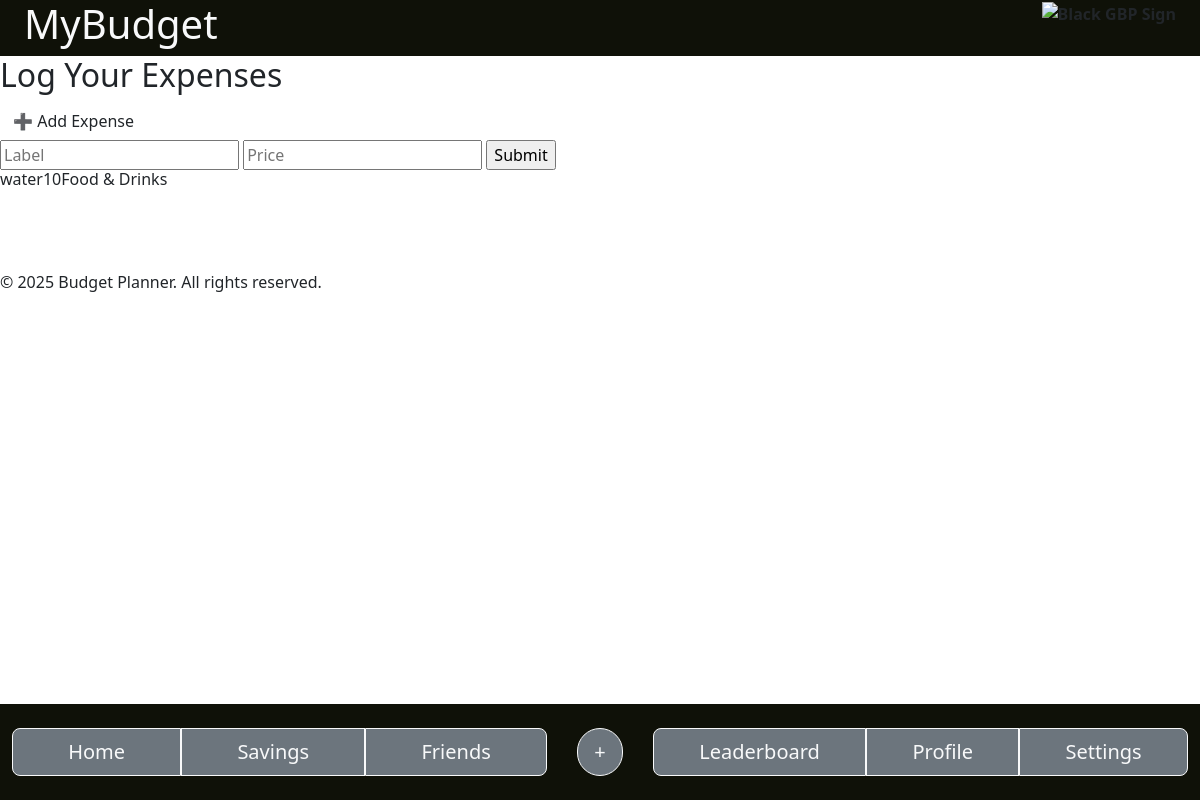
The page /expenses (signed in) on the database as committed earlier.
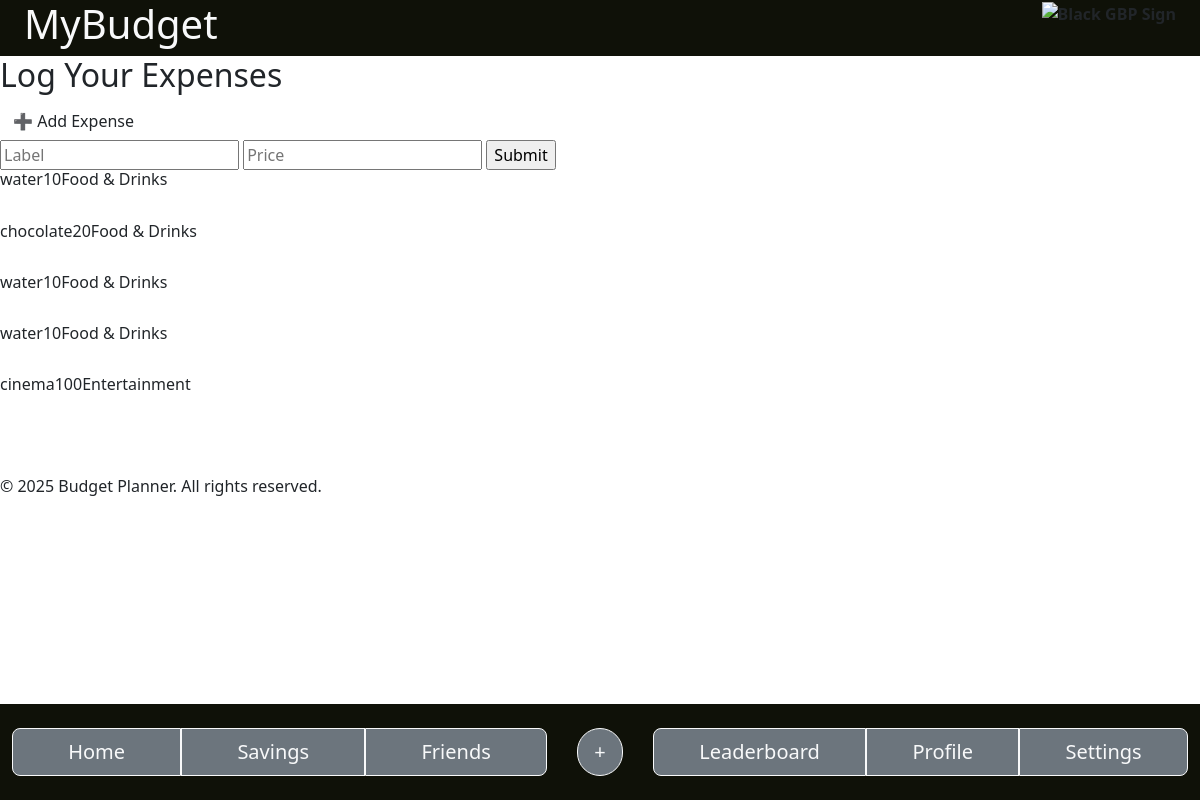
The same page on the database as committed later.
### app.py (models this page shows)
class Purchase(db.Model):
    id = db.Column(db.Integer, primary_key=True)
    label = db.Column(db.String(150), nullable=False)
    price = db.Column(db.Integer, nullable=False)
    category = db.Column(db.String(150), nullable=False)
    user_id = db.Column(db.Integer, db.ForeignKey('user.id'), nullable=False)
    user = db.relationship('User', back_populates='purchases')

### app.py (the view, shortened to what this page needs)
@app.route("/expenses" ,methods=["GET", "POST"])
@login_required
def expenses():
    purchases = Purchase.query.filter(Purchase.user_id == current_user.id).all()
    return render_template("expenses.html",purchases=purchases)

### app.py (called while the page is built)
@login_manager.user_loader
def load_user(user_id):
    return User.query.get(int(user_id))

### templates/expenses.html (shortened to what this page needs)
<!doctype html>
<html lang="en">
    <head>
        <link href="../static/Bootstrap/bootstrap.css" rel="stylesheet"/>
        <link href="link to custom css" rel="stylesheet"/>
    </head>
    <body>
        <header>
            <div class="container-fluid" style="background-color: #0F1108;">
                <div class="row m-0">
                    <div class="col">
                        <span class="fw-bold text-light">
                            <h1>MyBudget</h1>
                        </span>
                    </div>
                    <div class="col text-end">
                        <span class="fw-bold">
                            <img src="../Photos/app logo short.png" class="img-fluid" alt="Black GBP Sign">
                        </span>
                    </div>
                </div>
            </div>
        </header>
        <main>
            <h2>Log Your Expenses</h2>
            <button class="btn">➕ Add Expense</button>
            <div class="expense-list">
                <form method="post">
                    <input type="text" placeholder="Label" name="label">
                    <input type="text" placeholder="Price" name="price">
                    <input type="submit">
                </form>
                <div>
                    {%for purchase in purchases %}
                    <h6>{{purchase.label}}{{purchase.price}}{{purchase.category}}</h6><br>
                    {% endfor %}
                </div>
            </div>
        </main>
        <nav class="navbar navbar-extend-md navbar-dark m-0 fixed-bottom" style="background-color: #0F1108;">
            <div class="container-fluid justify-content-center py-2" style="background-color: #0F1108;">
                <div class="col btn-group m-0">
                    <a href="/home" class="btn btn-secondary btn-outline-light btn-lg mx-0">Home</a>
                    <a href="/savings" class="btn btn-secondary btn-outline-light btn-lg mx-0">Savings</a>
                    <a href="/friends" class="btn btn-secondary btn-outline-light btn-lg mx-0 me-1">Friends</a>
                </div>
                <div class="col-12 col-md-1 text-center">
                    <div class="btn-group dropup">
                        <button type="button" class="btn btn-secondary btn-outline-light btn-lg rounded-pill mx-0 my-2" data-bs-toggle="dropdown" aria-expanded="false">
                            +
                        </button>
                    </div>
                </div>
                <div class="col btn-group m-0">
                    <a href="/leaderboard" class="btn btn-secondary btn-outline-light btn-lg mx-0 ms-1">Leaderboard</a>
                    <a href="/profile" class="btn btn-secondary btn-outline-light btn-lg mx-0">Profile</a>
                    <a href="/settings" class="btn btn-secondary btn-outline-light btn-lg mx-0">Settings</a>
                </div>
            </div>
        </nav>
        <footer class="my-5">
            <p>© 2025 Budget Planner. All rights reserved.</p>
        </footer>
    </body>
</html>

Rows that differ between the two databases and show on the page:
added Purchase: label "chocolate", price "20", category "Food & Drinks"
added Purchase: label "water", price "10", category "Food & Drinks"
added Purchase: label "water", price "10", category "Food & Drinks"
added Purchase: label "cinema", price "100", category "Entertainment"
